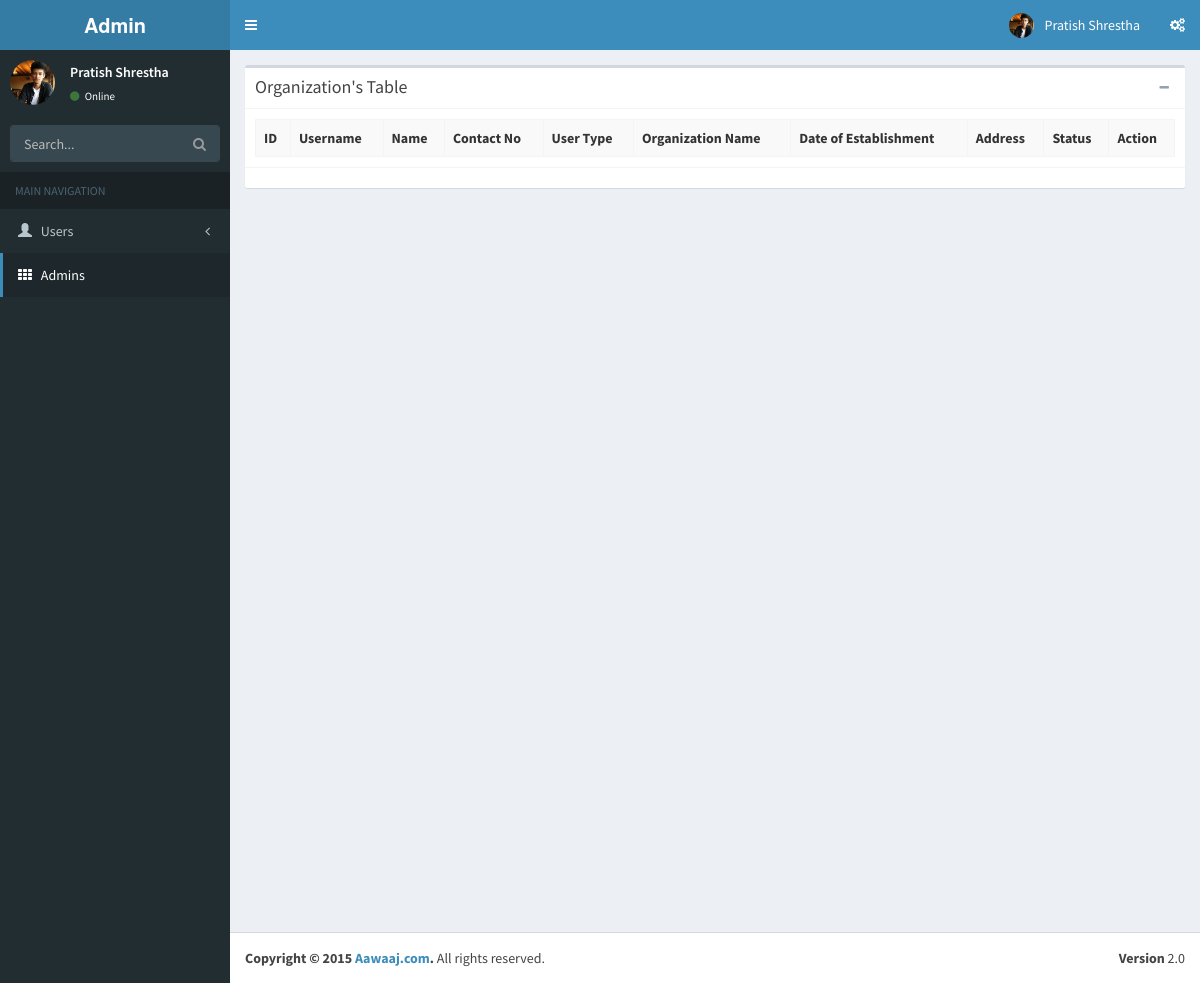
Page /admin/index.php?page=org on the earlier database version.
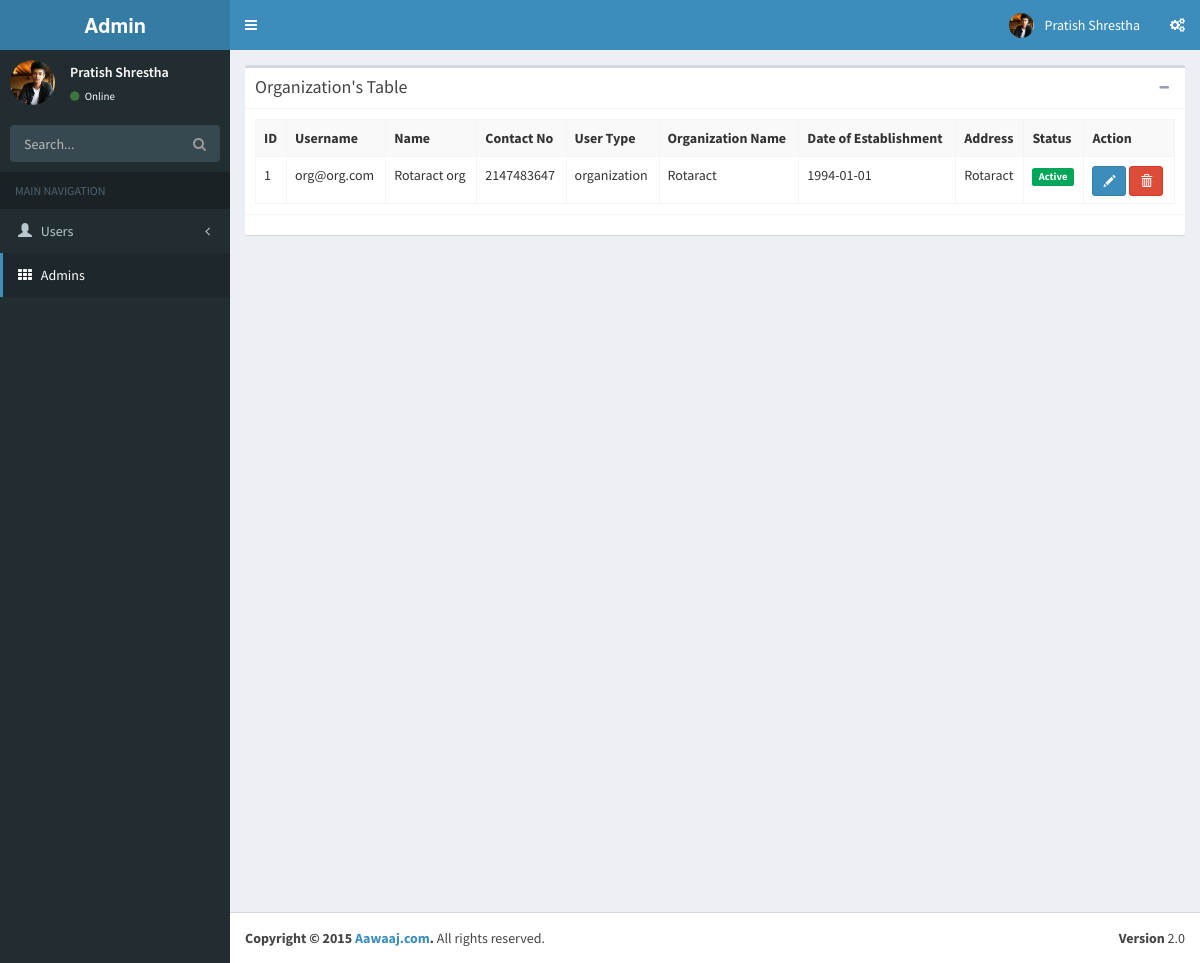
Same page on the later database version.
### tables this page shows
CREATE TABLE IF NOT EXISTS `organization` (
  `org_id` int(11) NOT NULL AUTO_INCREMENT,
  `name` varchar(40) NOT NULL,
  `doe` varchar(20) NOT NULL,
  `img` varchar(100) NOT NULL,
  `address` varchar(60) NOT NULL,
  `objective` text NOT NULL,
  `type` enum('organization') NOT NULL,
  `u_id` int(11) DEFAULT NULL,
  PRIMARY KEY (`org_id`),
  KEY `u_id` (`u_id`)
);

CREATE TABLE IF NOT EXISTS `user` (
  `user_id` int(11) NOT NULL AUTO_INCREMENT,
  `user_name` varchar(30) NOT NULL,
  `first_name` varchar(20) NOT NULL,
  `last_name` varchar(20) NOT NULL,
  `contact_number` int(30) NOT NULL,
  `user_type` enum('generalUser','organization','welfare') NOT NULL,
  `user_status` tinyint(1) NOT NULL,
  `user_hash` varchar(255) DEFAULT NULL,
  PRIMARY KEY (`user_id`),
  UNIQUE KEY `user_name` (`user_name`)
);

### admin/views/admin/container.php (called while the page is built)
<?php
include_once(ROOT_PATH."admin/views/admin/header.php");
include_once(ROOT_PATH."admin/views/admin/".$view_page.".php");
include_once(ROOT_PATH."admin/views/admin/footer.php");

### admin/system/repository/organizationrepository.class.php (called while the page is built, shortened)
<?php
	class OrganizationRepository{
		private $db;
		public function __construct(){
			$this->db = new DBConnection();
		}
		public function get_all(){
			$user_list = array();
			$this->db->connect();
			$sql = "SELECT user_id,user_name,first_name,last_name,contact_number,user_type,user_status,name,doe,img,address,objective FROM user INNER JOIN organization ON user_id = u_id";
			$result = $this->db->fetchquery($sql);
			while($row = $result->fetch_assoc()){
				$user = new User();
				$user->set_user_id($row['user_id']);
				$user->set_user_name($row['user_name']);
				$user->set_first_name($row['first_name']);
				$user->set_last_name($row['last_name']);
				$user->set_contact_number($row['contact_number']);
				$user->set_user_type($row['user_type']);
				$user->set_user_status($row['user_status']);
				$user->set_name($row['name']);
				$user->set_doe($row['doe']);
				$user->set_img($row['img']);
				$user->set_address($row['address']);
				$user->set_objective($row['objective']);
				array_push($user_list,$user);
			}
			return $user_list;
		}
	}
?>

### admin/system/dbUtil/dbconnection.class.php (called while the page is built, shortened)
<?php
	class DBConnection{
		private $conn;
		public function connect(){
			$this->conn = new mysqli(HOSTNAME,USERNAME,PASSWORD,DATABASE);
		}
		public function fetchquery($sql){
			return $this->conn->query($sql);
		}
	}
?>

### admin/system/model/user.class.php (called while the page is built, shortened)
<?php
	class User{
		private $user_id;
		private $user_name;
		private $first_name;
		private $last_name;
		private $contact_number;
		private $user_type;
		private $user_status;
		private $name;
		private $doe;
		private $address;
		public function get_user_id(){
			return $this->user_id;
		}
		public function set_user_id($user_id){
			$this->user_id = $user_id;
		}
		public function get_user_name(){
			return $this->user_name;
		}
		public function set_user_name($user_name){
			$this->user_name = $user_name;
		}
		public function get_first_name(){
			return $this->first_name;
		}
		public function set_first_name($first_name){
			$this->first_name = $first_name;
		}
		public function get_last_name(){
			return $this->last_name;
		}
		public function set_last_name($last_name){
			$this->last_name = $last_name;
		}
		public function get_contact_number(){
			return $this->contact_number;{}
		}
		public function set_contact_number($contact_number){
			$this->contact_number = $contact_number;
		}
		public function get_user_type(){
			return $this->user_type;
		}
		public function set_user_type($user_type){
			$this->user_type = $user_type;
		}
		public function get_user_status(){
			return $this->user_status ;
		}
		public function set_user_status($user_status){
			$this->user_status = $user_status;
		}
		public function  get_name(){
			return $this->name;
		}
		public function set_name($name){
			$this->name = $name;
		}
		public function get_doe(){
			return $this->doe;
		}
		public function set_doe($doe){
			$this->doe = $doe;
		}
		public function  get_address(){
			return $this->address;
		}
		public function set_address($address){
			$this->address = $address;
		}
	}
?>

### admin/views/admin/organizationview/index.php (the view, shortened to what the changed rows need)
<section class="content">
  <div class="box">
    <div class="box-body">
      <table class="table table-bordered table-hover table-striped">
        <tr>
          <th>ID</th>
          <th>Username</th>
          <th>Name</th>
          <th>Contact No</th>
          <th>User Type</th>
          <th>Organization Name</th>
          <th>Date of Establishment</th>
          <th>Address</th>
          <th>Status</th>
          <th>Action</th>
         <?php
        $id=1;
        foreach($this->organizationrepository->get_all() as $user){
         ?>
        <tr>
          <td><?php echo $id++?></td>
          <td><?php echo $user->get_user_name();?></td>
          <td><?php echo $user->get_first_name();?> <?php echo $user->get_last_name();?></td>
          <td><?php echo $user->get_contact_number();?></td>
          <td><?php echo $user->get_user_type();?></td>
          <td><?php echo $user->get_name();?></td>
          <td><?php echo $user->get_doe();?></td>
          <td><?php echo $user->get_address();?></td>
          <?php if($user->get_user_status()==1){
            ?>
             <td><span class="label label-success">Active</span></td>
           <?php
           }else{
        ?>
          <td><span class="label label-danger">Inactive</span></td>
        <?php
         }
         ?>
          <td><a href="<?php echo BASE_URL;?>/index.php?page=org&m=edit&id=<?php echo $user->get_user_id();?>" class="btn btn-primary btn-sm glyphicon glyphicon-pencil"></a>
              <a href="<?php echo BASE_URL;?>/index.php?page=org&m=delete&id=<?php echo $user->get_user_id();?>" class="btn btn-danger btn-sm glyphicon glyphicon-trash" onclick="return confirm('Are you sure?')"></a></td>
        </tr>
        <?php
        }
          ?>
      </table>
    </div>
  </div>
</section>

Differences in the rows shown:
added organization: u.user_name "org@org.com", u.first_name "Rotaract", u.last_name "org", u.contact_number "2147483647", u.user_type "organization", name "Rotaract", doe "1994-01-01", address "Rotaract"
